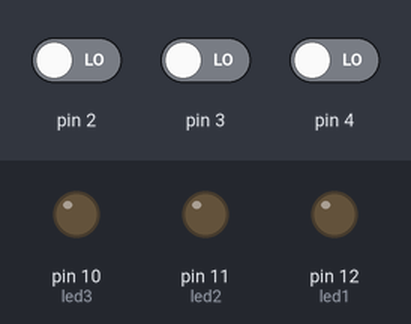
The sketch below on a simulated Arduino Uno, built with avr-gcc and run on an emulated ATmega328P. On the bench: output pins drawn as LEDs (lit = HIGH). The inputs (shaded band) are chosen by the test bench; at power-on: pin 2 LOW, pin 3 LOW, pin 4 LOW.

Above: at 1.2 s.
1.3 s: pin 2 driven HIGH
At 1.7 s:
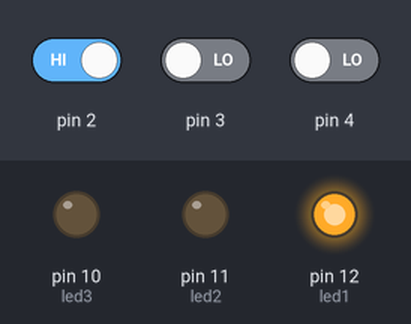
2.8 s: pin 3 driven HIGH
At 4.0 s:
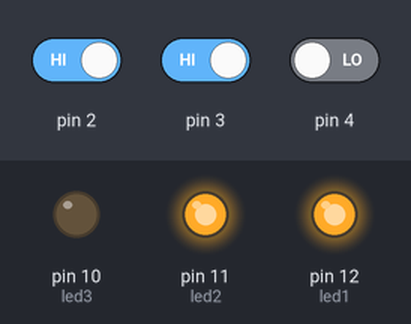
4.3 s: pin 4 driven HIGH
At 5.2 s:
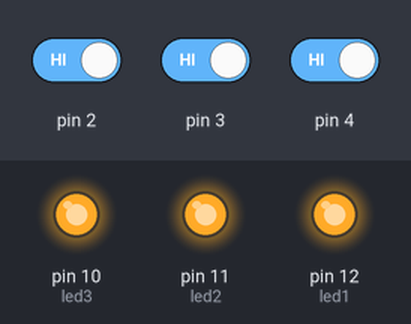
5.8 s: pin 2 driven LOW
At 6.3 s:
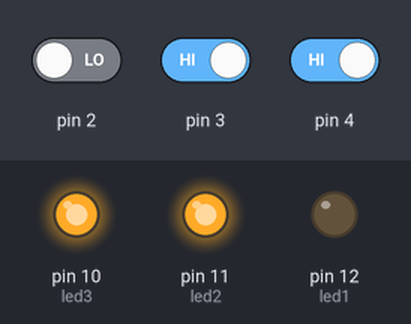
7.3 s: pin 3 driven LOW
At 8.5 s:
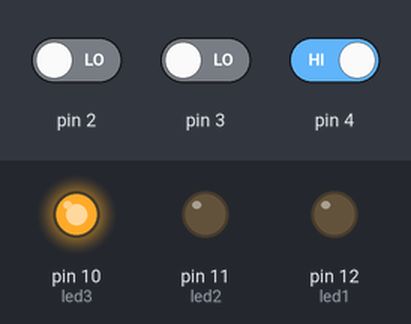
8.8 s: pin 2 driven HIGH
At 9.8 s:
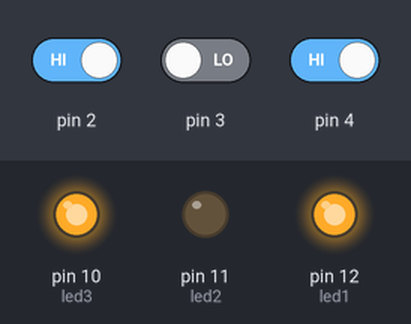
Timing chart, 0 to 11.3 s (numbered marks = the images above; inputs shaded):
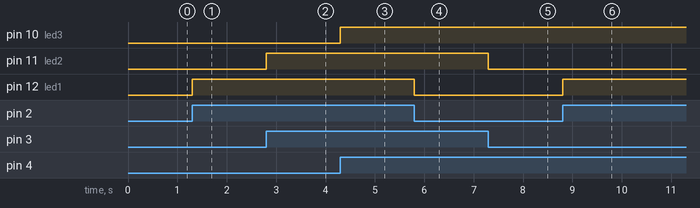

The sketch:

remote.ino
```cpp
  #define led1 12
  #define led2 11
  #define led3 10
  bool a;
  bool b;
  bool c;
  void setup()
  {
    pinMode ( led1,OUTPUT);
    pinMode (2,INPUT);
        pinMode ( led2,OUTPUT);
    pinMode (3,INPUT);
        pinMode ( led3,OUTPUT);
    pinMode (4,INPUT);


}

void loop() {
  a=digitalRead(2);
  digitalWrite(led1,a);
    b=digitalRead(3);
  digitalWrite(led2,b);
    c=digitalRead(4);
  digitalWrite(led3,c);


}
```

Measured:
- after the input at 1.3 s, pin 12 (led1): LOW → HIGH at once
- after the input at 2.8 s, pin 11 (led2): LOW → HIGH at once
- after the input at 4.3 s, pin 10 (led3): LOW → HIGH at once
- after the input at 5.8 s, pin 12 (led1): HIGH → LOW at once
- after the input at 7.3 s, pin 11 (led2): HIGH → LOW at once
- after the input at 8.8 s, pin 12 (led1): LOW → HIGH at once
